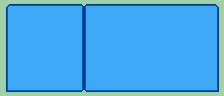

This is a level from a 2D game, rendered from its Tiled map with the project's own tilesets. A one-line summary and the complete map file follow:
An orthogonal 28x12 tile map with 8x8 px tiles, 1 tile layer (Tile Layer 1).

<map version="1.10" tiledversion="1.11.2" orientation="orthogonal" renderorder="right-down" width="28" height="12" tilewidth="8" tileheight="8" infinite="0" nextlayerid="2" nextobjectid="1">
 <tileset firstgid="1" name="MenuTiles" tilewidth="8" tileheight="8" tilecount="128" columns="16">
  <image source="../../MenuTiles.png" width="128" height="64" />
 </tileset>
 <layer id="1" name="Tile Layer 1" width="28" height="12">
  <properties>
   <property name="PaletteID" type="int" value="0" />
  </properties>
  <data encoding="csv">
2,3,4,4,4,4,4,4,4,4,47,4,4,4,4,4,4,4,4,4,4,4,4,4,4,4,4,6,
7,55,55,55,55,55,55,55,55,55,48,55,55,55,55,55,55,55,55,55,55,55,55,55,55,55,55,11,
7,55,55,55,55,55,55,55,55,55,48,55,55,55,55,55,55,55,55,55,55,55,55,55,55,55,55,11,
7,55,55,55,55,55,55,55,55,55,48,55,55,55,55,55,55,55,55,55,55,55,55,55,55,55,55,11,
7,55,55,55,55,55,55,55,55,55,48,55,55,55,55,55,55,55,55,55,55,55,55,55,55,55,55,11,
7,55,55,55,55,55,55,55,55,55,48,55,55,55,55,55,55,55,55,55,55,55,55,55,55,55,55,11,
7,55,55,55,55,55,55,55,55,55,48,55,55,55,55,55,55,55,55,55,55,55,55,55,55,55,55,11,
7,55,55,55,55,55,55,55,55,63,48,55,55,55,55,55,55,55,55,55,55,55,55,55,55,55,55,11,
7,55,55,55,55,55,55,55,63,65,48,55,55,55,55,55,55,55,55,55,55,55,55,55,55,55,55,11,
7,55,55,55,55,55,55,63,65,67,48,55,55,55,55,55,55,55,55,55,55,55,55,55,55,55,55,11,
8,55,55,55,55,55,63,65,67,69,48,55,55,55,55,55,55,55,55,55,55,55,55,55,55,55,55,11,
27,29,29,29,29,29,29,29,29,29,49,29,29,29,29,29,29,29,29,29,29,29,29,29,29,29,29,32
</data>
 </layer>
</map>
